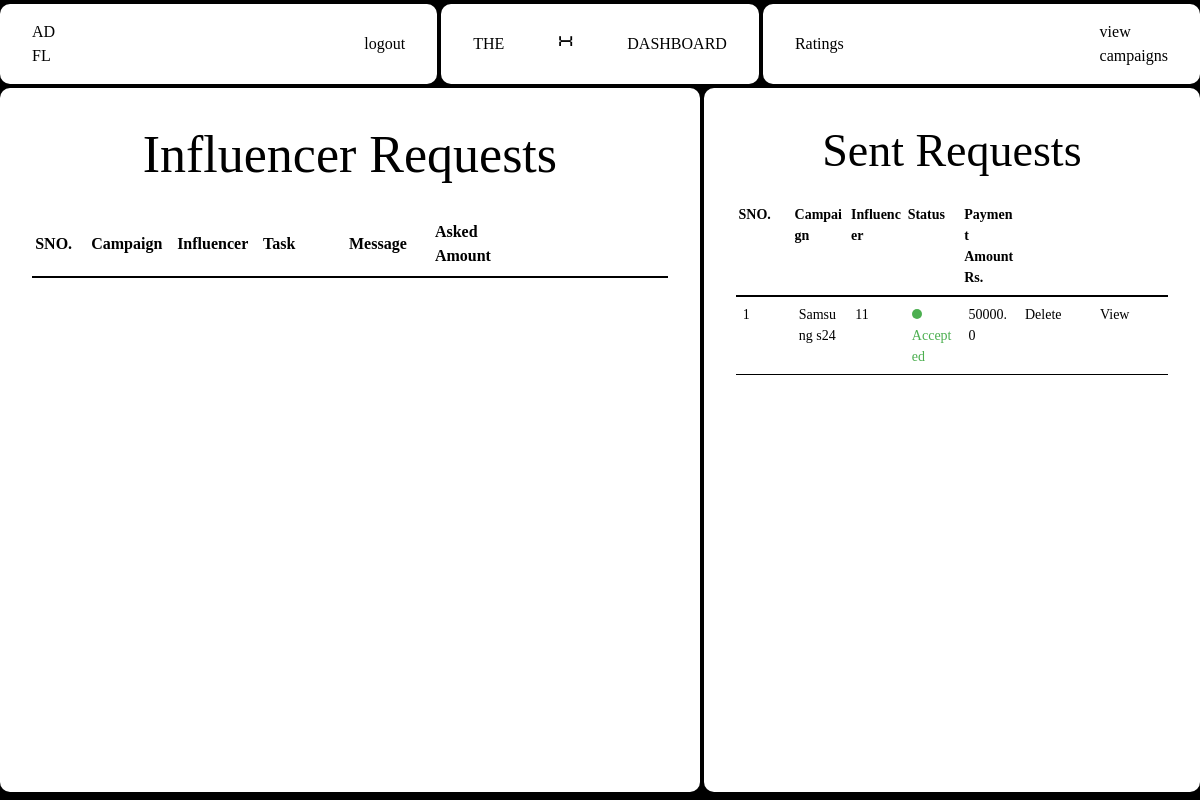
Page /sponsor/dashboard (signed in) on the earlier database version.
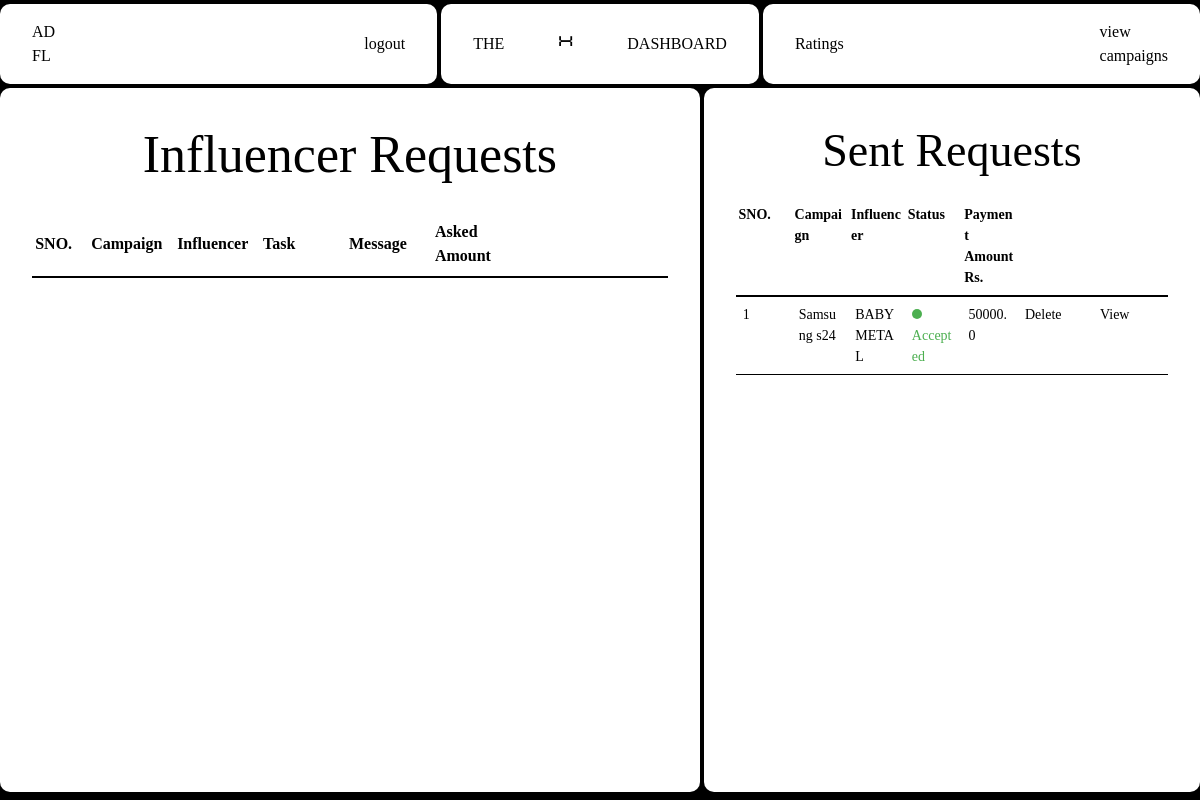
Same page on the later database version.
### Adfluence/models.py (models this page shows)
class Influencer(db.Model, UserMixin):
    __tablename__ = "influencer"
    id = db.Column(db.Integer, primary_key=True)
    name = db.Column(db.String(150), nullable=False)
    email = db.Column(db.String(150), nullable=False)
    profile_picture = db.Column(db.String(100), nullable=False)
    niche = db.Column(db.String(100), nullable=False)
    reach = db.Column(db.Integer, nullable=False)
    user_id = Column(Integer, ForeignKey("user.id"), nullable=False)
    platform = db.Column(db.String(100), nullable=False)
    bank_account_balance = db.Column(db.Float, default=0.0)
    flagged = db.Column(db.Boolean, default=False)
    transactions = relationship(
        "Transaction", backref="influencer", cascade="all, delete-orphan"
    )
    ratings = relationship("Rating", backref="influencer", cascade="all, delete-orphan")

class AdRequest(db.Model):
    id = db.Column(db.Integer, primary_key=True)
    campaign_id = db.Column(db.Integer, db.ForeignKey("campaign.id"), nullable=False)
    influencer_id = db.Column(db.Integer, db.ForeignKey("influencer.id"))
    messages = db.Column(db.Text)
    requirements = db.Column(db.Text, nullable=False)
    payment_amount = db.Column(db.Float, nullable=False)
    status = db.Column(db.String(20), nullable=False, default="Pending")
    completed = db.Column(db.Boolean, default=False)
    completion_confirmed = db.Column(db.Boolean, default=False)
    payment_done = db.Column(db.Boolean, default=False)
    rating_done = db.Column(db.Boolean, default=False)

class Campaign(db.Model):
    __tablename__ = "campaign"
    id = db.Column(db.Integer, primary_key=True)
    name = db.Column(db.String(140), nullable=False)
    description = db.Column(db.Text, nullable=False)
    start_date = db.Column(db.Date, nullable=False)
    end_date = db.Column(db.Date, nullable=False)
    budget = db.Column(db.Integer, nullable=False)
    visibility = db.Column(db.String(10), nullable=False)  # 'public' or 'private'
    goals = db.Column(db.Text, nullable=False)
    niche = db.Column(db.String(100), nullable=False)
    status = db.Column(db.String(100), nullable=False, default="Incomplete")
    flagged = db.Column(db.Boolean, default=False)
    user_id = db.Column(db.Integer, db.ForeignKey("user.id"), nullable=False)
    ad_requests = db.relationship(
        "AdRequest", backref="campaign", cascade="all, delete-orphan"
    )
    campaign_requests = db.relationship(
        "campaignRequest", backref="campaign", cascade="all, delete-orphan"
    )

### Adfluence/sponsor.py (the view, shortened to what this page needs)
@sponsor.route("/dashboard", methods=["GET", "POST"])
@role_required("Sponsor")
@login_required
def dashboard():
    active_campaigns = Campaign.query.filter_by(user_id=current_user.id).all()
    campaign_requests = (
        campaignRequest.query.join(Campaign)
        .filter(Campaign.user_id == current_user.id)
        .all()
    )
    campaign_requests_with_details = []
    sent_requests = (
        AdRequest.query.join(Campaign).filter(Campaign.user_id == current_user.id).all()
    )
    sent_requests_with_details = []
    for sent_request in sent_requests:
        influencer = Influencer.query.get(sent_request.influencer_id)
        influencer_name = influencer.name
        sent_requests_with_details.append(
            {"ad_request": sent_request, "influencer_name": influencer_name}
        )
    return render_template(
        "Sponsor/dashboard.html",
        user=current_user,
        active_campaigns=active_campaigns,
        campaign_requests=campaign_requests_with_details,
        sent_requests=sent_requests_with_details,
    )

### Adfluence/views.py (called while the page is built)
def role_required(role):
    def decorator(f):
        @wraps(f)
        def decorated_function(*args, **kwargs):
            if current_user.role != role:
                abort(403)
            return f(*args, **kwargs)
        return decorated_function
    return decorator

### Adfluence/templates/Sponsor/dashboard.html (shortened to what this page needs)
{% extends "base.html" %} {% block head %}
<link
  rel="stylesheet"
  href="{{ url_for('static', filename='src/sponsor_css/sponsor_dashboard.css') }}"
/>
{% endblock %} {% block content %}
<div class="container">
  <nav>
    <div class="nav-1">
      <p>
        AD <br />
        FL
      </p>
      <a href="{{ url_for('views.logout') }}" class="view">logout</a>
    </div>
    {% if user.flagged == True %}
    <div class="nav-2 flagged">
      <p class="text-center">You have been flagged by admin</p>
    </div>
    {% else%}
    <div class="nav-2">
      <p class="menu-button">the</p>
      <p class="x">x</p>
      <p class="menu-button">dashboard</p>
    </div>
    {% endif %}
    <div class="nav-3">
      <a class="view" href="{{ url_for('sponsor.view_ratings') }}">Ratings</a>
      <a href="viewCampaigns" class="view">
        view <br />
        campaigns
      </a>
    </div>
  </nav>
  <div class="content-wrapper">
    <div class="col-1 col">
      <div class="header">
        <h1>Influencer Requests</h1>
      </div>
      <div class="table-wrapper">
        <table class="first-table">
          <thead>
            <tr>
              <th class="w-14">SNO.</th>
              <th>Campaign</th>
              <th>Influencer</th>
              <th>Task</th>
              <th>Message</th>
              <th>Asked Amount</th>
              <th class="link"></th>
              <th class="link"></th>
            </tr>
          </thead>
        </table>
      </div>
    </div>
    <div class="col-2 col">
      <h1>Sent Requests</h1>
      <div class="table-wrapper-2">
        <table class="second-table">
          <thead>
            <tr>
              <th class="w-14">SNO.</th>
              <th>Campaign</th>
              <th>Influencer</th>
              <th>Status</th>
              <th>Payment Amount Rs.</th>
              <th class="link"></th>
              <th class="link"></th>
            </tr>
          </thead>
          <tbody>
            {% for request in sent_requests %}
            <tr>
              <td class="w-14">{{request.ad_request.id}}</td>
              <td>{{ request.ad_request.campaign.name }}</td>
              <td>{{ request.influencer_name }}</td>
              <td
                class="{% if request.ad_request.status == 'Pending' %} status-pending {% elif request.ad_request.status == 'Accepted' %} status-accepted {% elif request.ad_request.status == 'Rejected' %} status-rejected {% endif %}"
              >
                {{ request.ad_request.status }}
              </td>
              <td>{{ request.ad_request.payment_amount }}</td>
              <td class="link">
                <form
                  action="{{ url_for('sponsor.delete_ad_request', ad_request_id=request.ad_request.id) }}"
                  method="POST"
                >
                  <button
                    type="submit"
                    class="danger"
                    onclick="return confirm('Are you sure you want to delete this ad request?');"
                  >
                    Delete
                  </button>
                </form>
              </td>
              <td class="link">
                <a
                  href="{{ url_for('sponsor.viewCampaign', campaign_id=request.ad_request.campaign_id) }}"
                  class="view"
                  >View</a
                >
              </td>
            </tr>
          </tbody>
          {% endfor %}
        </table>
      </div>
    </div>
  </div>
</div>
{% endblock %}

### Adfluence/templates/base.html (shortened to what this page needs)
<!DOCTYPE html>
<html>
  <head>
    <link
      rel="stylesheet"
      href="{{ url_for('static', filename='css/main.css') }}"
    />
    <link
      rel="stylesheet"
      href="{{ url_for('static', filename='src/input.css') }}"
    />
    {% block head %}{% endblock %}
  </head>
  <body>
    {% block content %} {% endblock %}
  </body>
</html>

### Adfluence/static/css/main.css (style rules this page uses)
html, :host { line-height: 1.5; -webkit-text-size-adjust: 100%; -moz-tab-size: 4; -o-tab-size: 4; tab-size: 4; font-family: ui-sans-serif, system-ui, sans-serif, "Apple Color Emoji", "Segoe UI Emoji", "Segoe UI Symbol", "Noto Color Emoji"; font-feature-settings: normal; font-variation-settings: normal; -webkit-tap-highlight-color: transparent; }
body { margin: 0; line-height: inherit; }
h1, h2, h3, h4, h5, h6 { font-size: inherit; font-weight: inherit; }
a { color: inherit; text-decoration: inherit; }
table { text-indent: 0; border-color: inherit; border-collapse: collapse; }
button, input, optgroup, select, textarea { font-family: inherit; font-feature-settings: inherit; font-variation-settings: inherit; font-size: 100%; font-weight: inherit; line-height: inherit; letter-spacing: inherit; color: inherit; margin: 0; padding: 0; }
button, select { text-transform: none; }
button, input:where([type='button']), input:where([type='reset']), input:where([type='submit']) { -webkit-appearance: button; background-color: transparent; background-image: none; }
blockquote, dl, dd, h1, h2, h3, h4, h5, h6, hr, figure, p, pre { margin: 0; }
button, [role="button"] { cursor: pointer; }
.container { width: 100%; }
@media (min-width: 640px) { .container { max-width: 640px; } }
@media (min-width: 768px) { .container { max-width: 768px; } }
@media (min-width: 1024px) { .container { max-width: 1024px; } }
.w-14 { width: 3.5rem; }
* { margin: 0; padding: 0; }
.container { margin: 0 auto; }

### Adfluence/static/src/input.css (style rules this page uses)
* { margin: 0; padding: 0; }

Differences in the rows shown:
changed Influencer "Samsung s24": influencer_name "11" → "BABY METAL"
